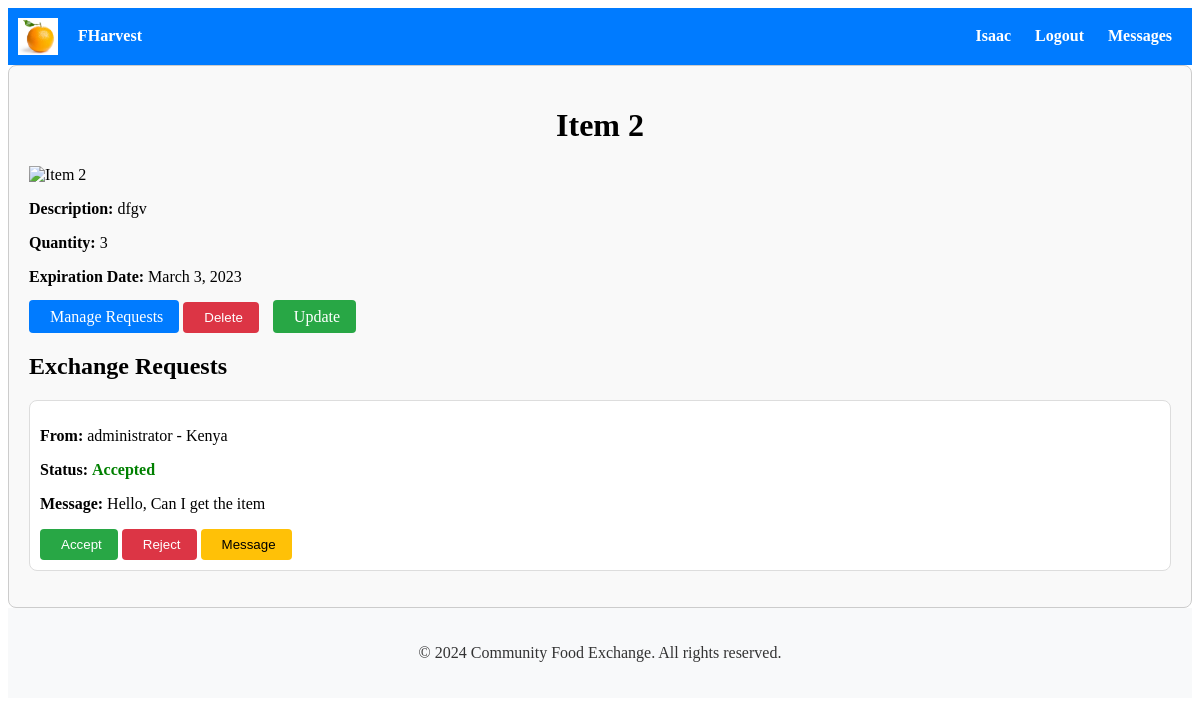
Page /listings/10/ (signed in) on the earlier database version.
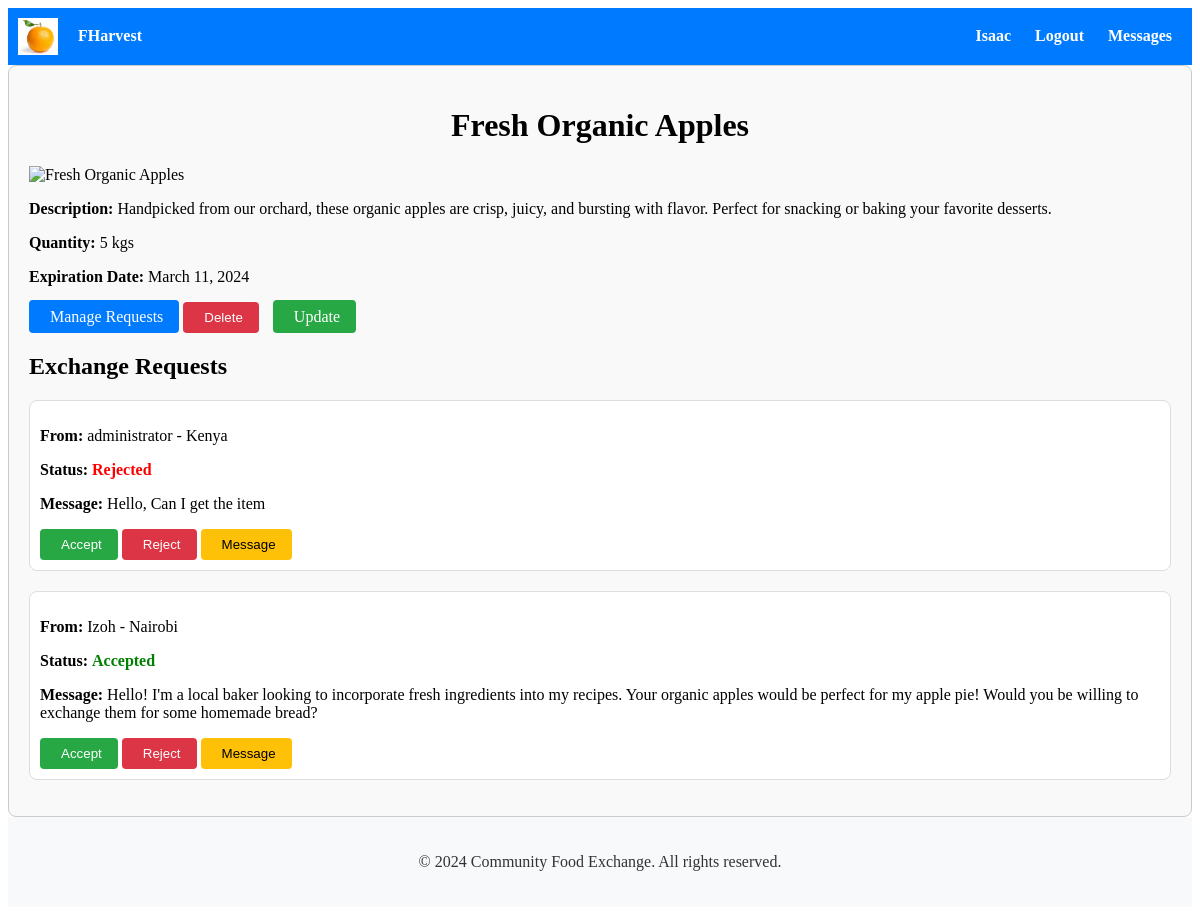
Same page on the later database version.
### listings/models.py (models this page shows, shortened)
class Listing(models.Model):
    user = models.ForeignKey(User, on_delete=models.CASCADE)
    item_name = models.CharField(max_length=100)
    description = models.TextField()
    quantity = models.CharField(max_length=100)  # Change to CharField
    expiration_date = models.DateField()
    preferred_exchange_method = models.CharField(max_length=200, help_text="Preferred exchange method")  # Add preferred exchange method
    created_at = models.DateTimeField(auto_now_add=True)
    image = CloudinaryField('image')

### exchange/models.py (models this page shows, shortened)
class ExchangeRequest(models.Model):
    STATUS_CHOICES = [
        ('pending', 'Pending'),
        ('accepted', 'Accepted'),
        ('rejected', 'Rejected'),
        ('cancelled', 'Cancelled'),
    ]
    sender = models.ForeignKey(User, on_delete=models.CASCADE, related_name='exchange_sent_requests')
    receiver = models.ForeignKey(User, on_delete=models.CASCADE, related_name='exchange_received_requests')
    listing = models.ForeignKey(Listing, on_delete=models.CASCADE)
    message = models.TextField()
    status = models.CharField(max_length=20, choices=STATUS_CHOICES, default='pending')
    reason_for_cancellation = models.TextField(blank=True, null=True)
    created_at = models.DateTimeField(auto_now_add=True)

### accounts/models.py (models this page shows, shortened)
class Profile(models.Model):
    user = models.OneToOneField(User, on_delete=models.CASCADE)
    location = models.CharField(max_length=100)
    dietary_preferences = models.CharField(max_length=200)
    food_allergies = models.CharField(max_length=200)
    email = models.EmailField(blank=True, null=True)
    first_name = models.CharField(max_length=100, default=timezone.now)  # Default value set to current date and time
    last_name = models.CharField(max_length=100, blank=True)
    mobile_number = models.CharField(max_length=15, blank=True)

### listings/views.py (the view, shortened to what this page needs)
# urls.py: path('<int:pk>/', listing_detail, name='listing_detail'),
@login_required
def listing_detail(request, pk):
    listing = get_object_or_404(Listing, pk=pk)
    exchange_requests = ExchangeRequest.objects.filter(listing=listing)
    is_owner = listing.user == request.user
    can_request = not is_owner  # User cannot request their own listing
    has_sent_request = False
    if request.user.is_authenticated:
        has_sent_request = exchange_requests.filter(sender=request.user).exists()
    return render(request, 'listings/listing_detail.html', {'listing': listing, 'exchange_requests': exchange_requests, 'is_owner': is_owner, 'can_request': can_request, 'has_sent_request': has_sent_request})

### listings/templates/listings/listing_detail.html (shortened to what this page needs)
    {% extends 'accounts/base.html' %}
{% block content %}
<div class="listing-detail">
    <h1>{{ listing.item_name }}</h1>
    <img src="{{ listing.image.url }}" alt="{{ listing.item_name }}">
    <p><strong>Description:</strong> {{ listing.description }}</p>
    <p><strong>Quantity:</strong> {{ listing.quantity }}</p>
    <p><strong>Expiration Date:</strong> {{ listing.expiration_date }}</p>
    {% if user.is_authenticated %}
    <div class="action-buttons">
        {% if user == listing.user %}
            <a href="{% url 'manage_exchange_requests' listing.id %}" class="btn btn-manage-requests"> Manage Requests</a>
            <form method="post" action="{% url 'listing_delete' listing.id %}">
                <button type="button" class="btn btn-delete" id="delete-listing-btn"> Delete</button>
            </form>
            <a href="{% url 'listing_update' listing.id %}" class="btn btn-update"> Update</a>
        {% endif %}
    </div>
    {% endif %}
</div>
<div class="exchange-requests">
    <h2>Exchange Requests</h2>
    <ul>
        {% for request in exchange_requests %}
        <li>
            <p><strong>From:</strong> {% if user == listing.user %}{{ request.sender.username }} - {{ request.sender.profile.location }}{% else %}{{ request.listing.user.username }}{% endif %}</p>
            <p><strong>Status:</strong>
                {% if request.status == 'Accepted' %}
                    <span class="status accepted">Accepted</span>
                {% elif request.status == 'Rejected' %}
                    <span class="status rejected">Rejected</span>
                {% else %}
                    Pending
                {% endif %}
            </p>
            <p><strong>Message:</strong> {{ request.message }}</p>
            {% if user == listing.user %}
                <form method="post" action="{% url 'manage_exchange_requests' listing.id %}">
                    <button type="submit" name="action" value="accept" class="btn btn-accept"> Accept</button>
                    <button type="submit" name="action" value="reject" class="btn btn-reject"> Reject</button>
                    <button type="submit" name="action" value="message" class="btn btn-message"> Message</button>
                </form>
            {% endif %}
        </li>
        {% empty %}
        <li>No exchange requests yet.</li>
        {% endfor %}
    </ul>
</div>
{% endblock %}

Differences in the rows shown:
changed Listing: item_name "Item 2" → "Fresh Organic Apples"; description "dfgv" → "Handpicked from our orchard, these organic apples are crisp, juicy, and bursting with flavor. Perfect for snacking or baking your favorite desserts."; quantity "3" → "5 kgs"; expiration_date "March 3, 2023" → "March 11, 2024"
changed ExchangeRequest "Hello, Can I get the item": status "Accepted" → "Rejected"
added ExchangeRequest: sender.username "Izoh", sender.profile.location "Nairobi", status "Accepted", message "Hello! I'm a local baker looking to incorporate fresh ingredients into my recipes. Your organic apples would be perfect for my apple pie! Would you be willing to exchange them for some homemade bread?"
